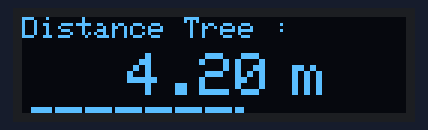
Recording of a sketch running on a simulated Arduino Uno, built with avr-gcc and run on an emulated ATmega328P. On the bench: 128×32 one-colour display.

Above: at 1.1 s.

The sketch:

oled_bargraph.ino
```cpp
#include <SPI.h>
#include <Wire.h>
#include <Adafruit_GFX.h>
#include <Adafruit_SSD1306.h>

#define OLED_RESET 4
Adafruit_SSD1306 Display(OLED_RESET);

float r = 0;
float c = 0;
int i = 0;

const int MAX_WIDTH = 120;  // Maximum width for the rectangles

void setup() {
  Display.begin(SSD1306_SWITCHCAPVCC, 0x3C);  // initialize with the I2C addr 0x3C (for the 128x32)

  Display.clearDisplay();
  Display.display();
  delay(1000);

  DrawTitles();
}

void loop() {
  r = 4.2;
  c = r * 17;
  Display.setTextSize(2);
  Display.setTextColor(WHITE, BLACK);
  Display.setCursor(35, 12);  // Adjusted y-coordinate to move the random number line up
  Display.println(r);
  Display.setCursor(90, 12);
  Display.println("m");
  int rectWidth = constrain(128 - c, 0, MAX_WIDTH);  // Limit the width of the rectangles
  Display.fillRect(c, 30, rectWidth, 8, BLACK);
  Display.fillRect(3, 30, c, 8, WHITE);

  for (i = 1; i < 13; i++) {
    Display.fillRect(i * 10, 30, 1, 8, BLACK);
  }

  Display.display();
  delay(1000);  // Delay between updates
}

void DrawTitles(void) {
  Display.setTextSize(1);
  Display.setTextColor(WHITE);
  Display.setCursor(0, 0);
  Display.println("Distance Tree :");
  Display.display();
}

String Format(double val, int dec, int dig ) {
  int addpad = 0;
  char sbuf[20];
  String fdata = (dtostrf(val, dec, dig, sbuf));
  int slen = fdata.length();
  for ( addpad = 1; addpad <= dec + dig - slen; addpad++) {
    fdata = " " + fdata;
  }
  return fdata;
}
```
